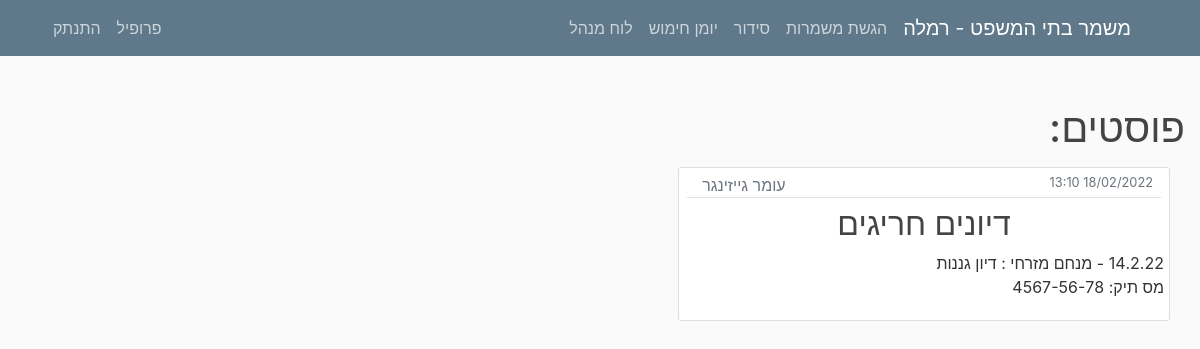
The page /posts/ (signed in) on the database its author committed.
### mishmar/models.py (models this page shows, shortened)
class Settings(models.Model):
    submitting = models.BooleanField(default=True, verbose_name="ניתן להגיש/לשנות הגשות")
    pin_code = models.IntegerField(default=1234, verbose_name="קוד זיהוי")
    officer = models.CharField(max_length=20, verbose_name="קצין מתקן")
    city = models.CharField(max_length=100, verbose_name="עיר")
    max_seq0 = models.IntegerField(default=2, verbose_name="מספר רצפים מקסימלי לילה לצהריים")
    max_seq1 = models.IntegerField(default=2, verbose_name="מספר רצפים מקסימלי צהריים לבוקר")
    version = models.CharField(max_length=10, default="1.0", verbose_name="גרסה")
    friday_morning = models.BooleanField(default=False, verbose_name="שישי בוקר נחשב במינימום הגשות?", blank=True)
    friday_noon = models.BooleanField(default=False, verbose_name="שישי בצהריים נחשב במינימום הגשות?", blank=True)
    num_mags = models.PositiveIntegerField(default=3, verbose_name="מספר מחסניות")
    hand_cuffs = models.PositiveIntegerField(default=8, verbose_name="מספר אזיקים")
    num_mag_cases = models.PositiveIntegerField(default=8, verbose_name="מספר פונדות")
    num_gun_cases = models.PositiveIntegerField(default=8, verbose_name="מספר נרתיקים")

class Post(models.Model):
    username = models.ForeignKey(User, on_delete=models.CASCADE)
    date = models.DateTimeField(default=timezone.now, verbose_name="תאריך")
    title = models.CharField(max_length=30, verbose_name="כותרת")
    text = models.TextField(blank=True, verbose_name="טקסט")
    class Meta:
        verbose_name = "פוסט"
        verbose_name_plural = "פוסטים"

### users/models.py (models this page shows, shortened)
class UserSettings(models.Model):
    user = models.OneToOneField(User, on_delete=models.CASCADE)
    nickname = models.CharField(default="אין", max_length=20, verbose_name="כינוי", blank=True)
    night = models.IntegerField(default=0, verbose_name="לילה")
    sat_night = models.IntegerField(default=0, verbose_name="שישי לילה/מוצ\"ש")
    fri_noon = models.IntegerField(default=0, verbose_name="שישי צהריים")
    sat_morning = models.IntegerField(default=0, verbose_name="שבת בוקר/צהריים")
    image = models.TextField(default="", verbose_name="תמונה", blank=True)
    sat = models.BooleanField(default=False, verbose_name="עושה רק מוצ\"ש")
    language = models.CharField(default="hebrew", max_length=30, verbose_name="שפה")
    class Meta:
        verbose_name = "הגדרות משתמש"
        verbose_name_plural = "הגדרות משתמשים"

### mishmar/views.py (the view)
# urls.py: path('posts/', PostListView.as_view(), name="post-list"),
class PostListView(LoginRequiredMixin, UserPassesTestMixin, ListView):
    model = Post
    template_name = "mishmar/post-list.html"
    context_object_name = "posts"
    paginate_by = 3
    ordering = ["-date"]
    def test_func(self):
        return isStaff(self.request.user)

### mishmar/views.py (called while the page is built)
@register.filter
def get_city(string):
    settings = Settings.objects.all().first()
    return settings.city

@register.filter
def isStaff(user):
    return user.groups.filter(name='staff').exists()

@register.filter
def getmonth(month):
    letter = month.lower()[0]
    if (letter >= 'a' and letter <= 'z'):
        return month
    else:
        months_he = ["ינו", "פבר", "מרץ", "אפר", "מאי", "יונ", "יול", "אוג", "ספט", "אוק", "נוב", "דצמ"]
        months = ["jan", "feb", "mar", "apr", "may", "jun", "jul", "aug", "sep", "oct", "nov", "dec"]
        return months[months_he.index(month)]

@register.filter
def getday(string):
    letter = datetime.datetime.now().strftime("%b").lower()[0]
    if (letter >= 'a' and letter <= 'z'):
        return datetime.datetime.now()
    return datetime.datetime.now()

@register.filter(name="translate_text")
def translate_text(text, user, from_language="hebrew"):
    if user.is_authenticated:
        user_settings = USettings.objects.all().filter(user=user).first()
        if from_language != user_settings.language:
            langs_dict = GoogleTranslator.get_supported_languages(as_dict=True)
            translator = GoogleTranslator(source='auto', target=langs_dict[user_settings.language])
            return translator.translate(text).capitalize()
    return text

@register.filter
def get_base_string(user, num):
    return translate_text(base_strings[int(num)], user, "hebrew")

@register.filter
def get_user_name(username):
    user = User.objects.all().filter(username=username).first()
    name = user.first_name + " " + user.last_name
    return name

### mishmar/templates/mishmar/post-list.html (shortened to what this page needs)
{% extends "mishmar/base.html" %}
{% block content %}
    <div class="row" style="margin-bottom: 7px;">
    <h1 >פוסטים:</h1>
    </div>
    {% for post in posts %}
                <article class="content-section">
                <div class="row border-bottom" style="margin-left: 3px; margin-right: 3px; margin-bottom: 7px">
                    <small class="text-muted mr-2" style="margin-left: 20em; align-items: end">{{ post.date|date:"d/m/Y H:i" }}</small>
              <a class="text-muted mr-2" style="margin-left: 15px">{{ post.username|get_user_name }}</a>
                    </div>
                    <div>
            <h2><a class="article-title" href="{% url 'post-update' post.id %}">{{ post.title }}</a></h2>
                        </div>
                    <div>
            <p class="article-content">{{ post.text }}</p>
                </div>
        </article>
            {% endfor %}
{% endblock content %}

### mishmar/templates/mishmar/base.html (shortened to what this page needs)
{% load static %}
<!DOCTYPE html>
<html dir = rtl>
<head>
    <link rel="stylesheet" href="https://maxcdn.bootstrapcdn.com/bootstrap/4.0.0/css/bootstrap.min.css">
    <link rel="stylesheet" type="text/css" href="{% static 'mishmar/main.css' %}">
    <link rel="stylesheet" type="text/css" href="{% static 'mishmar/matrix.css' %}">
    <link rel="stylesheet" type="text/css" href="{% static 'mishmar/neon.css' %}">
</head>
<body>
    <header class="site-header">
      <nav class="navbar navbar-expand-md navbar-dark bg-steel fixed-top">
        <div class="container">
          <a class="navbar-brand mr-4" href="{% url 'Home' %}">משמר בתי המשפט - {{ ""|get_city }}</a>
          <div class="collapse navbar-collapse" id="navbarToggle">
            <div class="navbar-nav ">
              {% if request.user.is_authenticated %}
              {% if request.user.username != 'metagber' %}
              <a style="margin-right: 0.5em" class="nav-item nav-link" href="{% url 'Serve' %}">{{ request.user|get_base_string:"1" }}</a>
                <a  class="nav-item nav-link" href="{% url 'Organization' %}">{{ request.user|get_base_string:"2" }}</a>
                {% endif %}
                <a  class="nav-item nav-link" href="{% url 'armingday' year='today'|getday|date:'Y' month='today'|getday|date:'b'|getmonth day='today'|getday|date:'d' %}">יומן חימוש</a>
                {% endif %}
                {% if request.user|isStaff %}
                    <a  class="nav-item nav-link" href="{% url 'staff-panel' %}">לוח מנהל</a>
                {% endif %}
            </div>
            <div class="navbar-nav mr-auto">
                {% if request.user.is_authenticated %}
                {% if request.user.username != 'metagber' %}
                    <a class="nav-item nav-link" href="{% url 'profile' %}">{{ request.user|get_base_string:"6" }}</a>
                    {% endif %}
                    <a class="nav-item nav-link" href="{% url 'logout' %}">{{ request.user|get_base_string:"7" }}</a>
                 {% else %}
                    <a class="nav-item nav-link" href="{% url 'login' %}">{{ request.user|get_base_string:"8" }}</a>
                    <a class="nav-item nav-link" href="{% url 'register' %}">{{ request.user|get_base_string:"9" }}</a>
                {% endif %}
            </div>
          </div>
        </div>
      </nav>
    </header>
    <main role="main" class="container">
      <div class="row" dir="rtl">
        <div>
          {% block content %}{% endblock %}
        </div>
      </div>
    </main>
</body>
</html>

### mishmar/static/mishmar/main.css (style rules this page uses)
body { background: #fafafa; color: #333333; margin-top: 5rem; padding: 1.5em; direction: rtl; text-align: right; }
h1, h2, h3, h4, h5, h6 { color: #444444; direction: rtl; text-align: center; }
.bg-steel { background-color: #5f788a; }
.site-header .navbar-nav .nav-link { color: #cbd5db; }
.content-section { background: #ffffff; padding: 5px 5px; border: 1px solid #dddddd; border-radius: 3px; margin-bottom: 20px; direction: rtl; text-align: center; }
.article-title { color: #444444; }
.article-content { white-space: pre-line; text-align: right; flex: 1; justify-content: start; }

### rows shown on the page
Settings: city "רמלה"
Post: date "18/02/2022 13:10", username|get_user_name "עומר גייזינגר", title "דיונים חריגים", text "14.2.22 - מנחם מזרחי : דיון גננות מס תיק: 4567-56-78"

### other values the page prints
{{ request.user|get_base_string:"1" }} "הגשת משמרות"
{{ request.user|get_base_string:"2" }} "סידור"
{{ request.user|get_base_string:"6" }} "פרופיל"
{{ request.user|get_base_string:"7" }} "התנתק"
